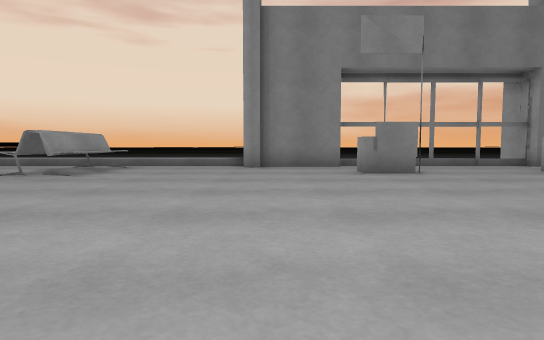
View 1 (above)

24 first-person views from a walk through a 3-D level made in the Unity game engine. The camera is 0.55 m above the floor, tilts 4° down and sees 75° across. The floor is counted in squares, 1 m on a side. Each view is taken from the middle of a square. On the plan, view 1 faces up. The plan holds only what a view shows up to about 9 squares ahead; the rest is blank. The place goes on beyond the plan. Some surface patterns are stand-ins.

View 2
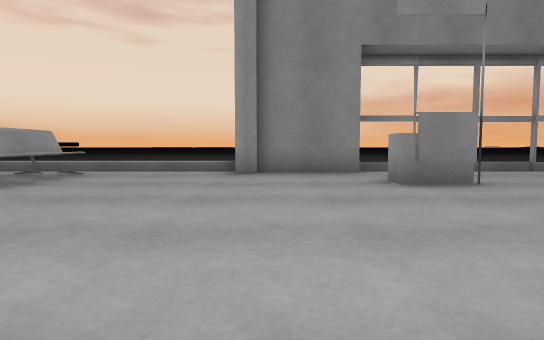

View 3
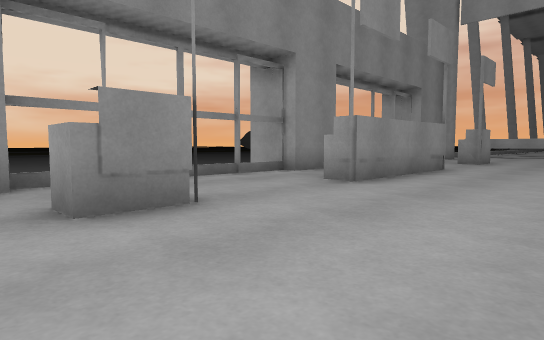

View 4
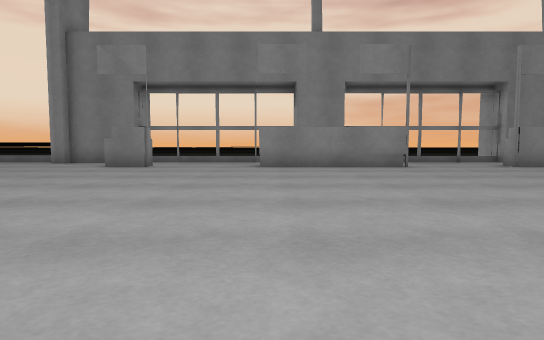

View 5
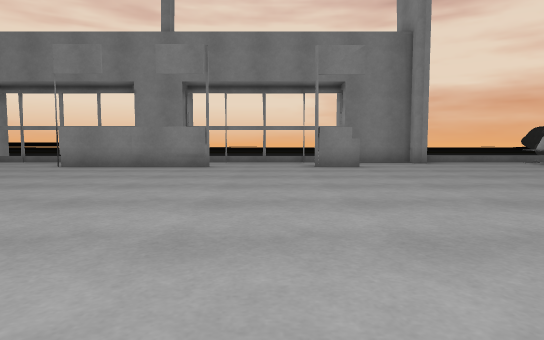

View 6
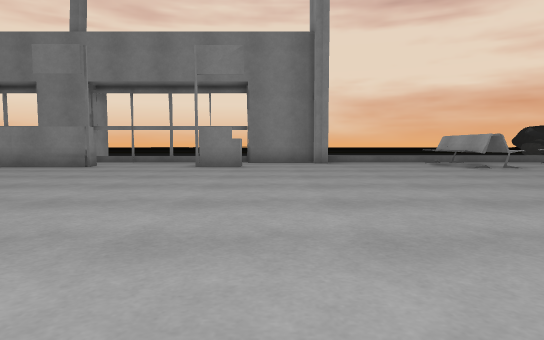

View 7
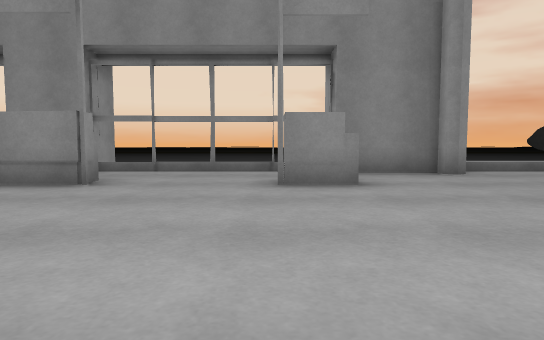

View 8
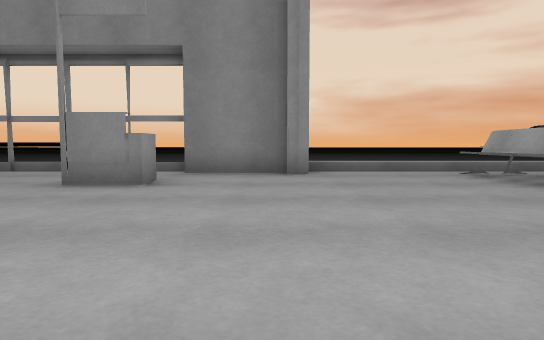

View 9
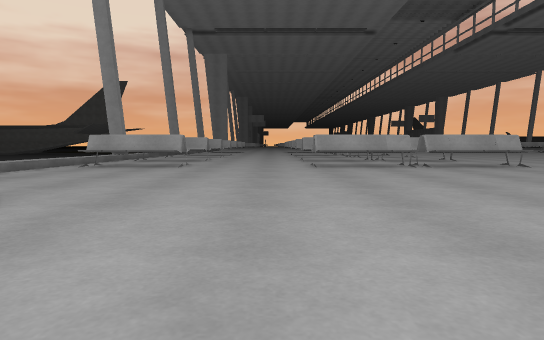

View 10
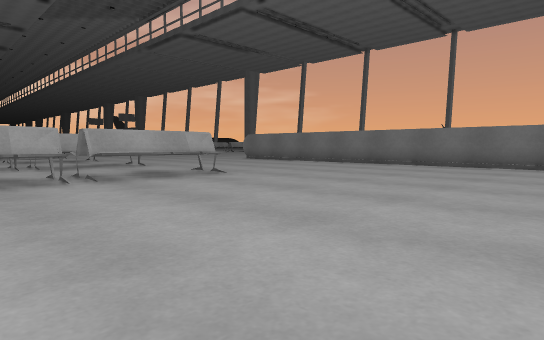

View 11
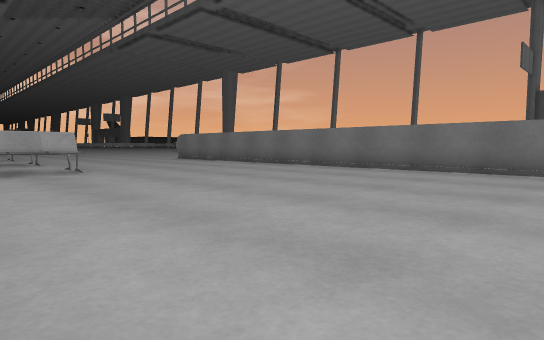

View 12
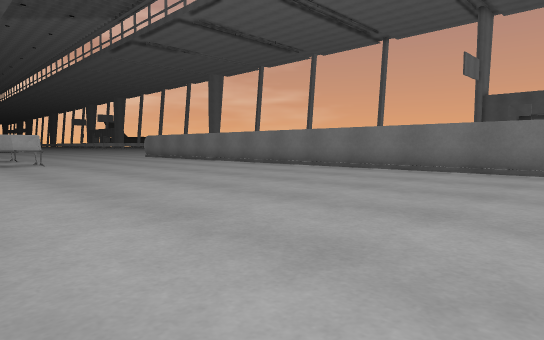

View 13
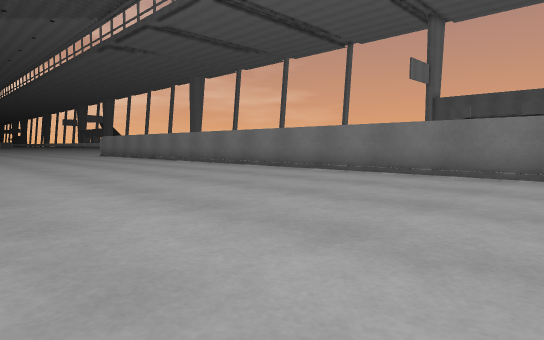

View 14
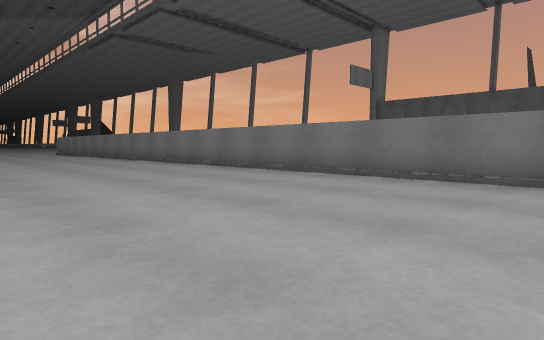

View 15
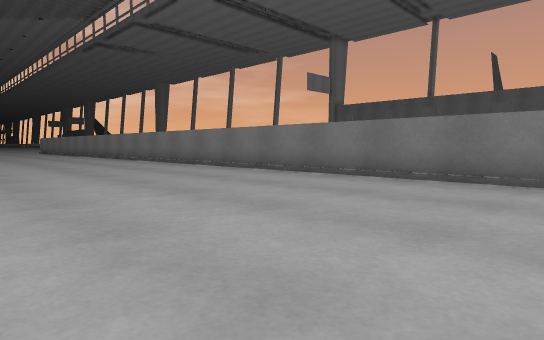

View 16
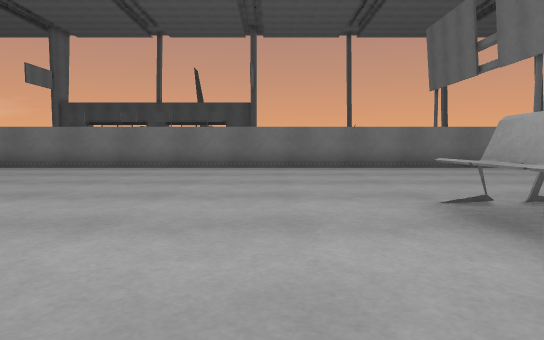

View 17
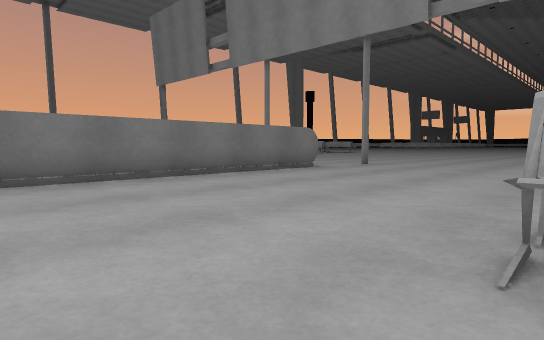

View 18
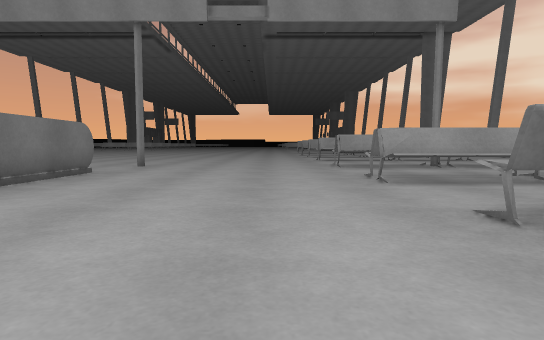

View 19
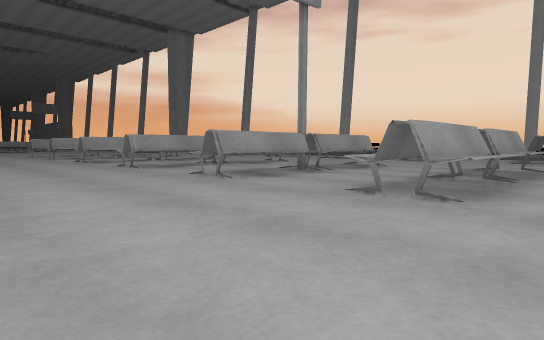

View 20
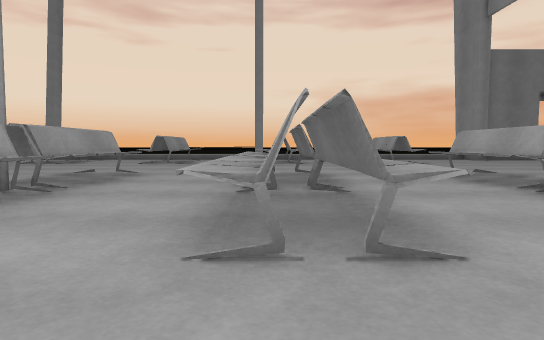

View 21
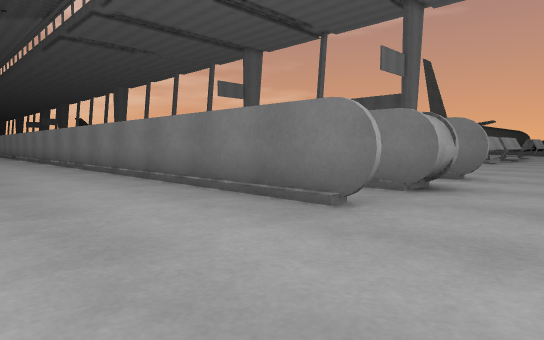

View 22
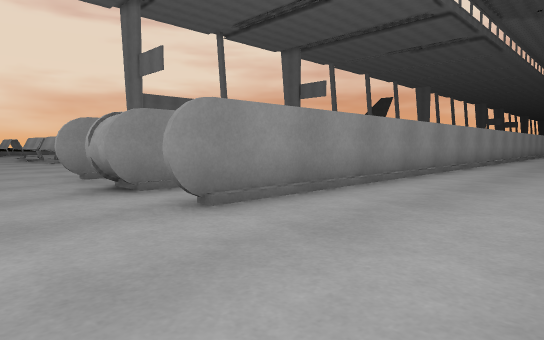

View 23
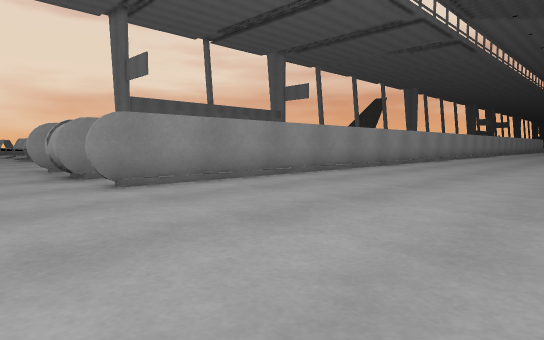

View 24
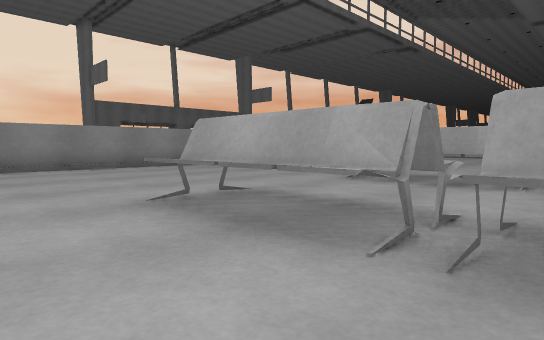

### Floor plan
Key: @ floor where view 1 was taken; # wall or solid block; . floor; v drop or lower ground; T thing the floor can be seen under or through.
Columns run from 11 left of view 1 to 19 right of it. Each row starts with its distance up from view 1.
 10      #####v       ##    v  v###
  9      ......##. ...##.....##....
  8      .##......................#
  7      .##.....#...####...#.....#
  6       .........................
  5 .. ... ........................
  4 ...... ........................
  3 #..##.TT......................#
  2 #..TT.TT......................#
  1 #..TT.TT .... ................#
  0 #..TT.T ...@   ...............#
 -1 #..TT. T....    ..............#
 -2 #..TT.TT......................#
 -3 ...............................
 -4 ...............................
 -5 ...............................
 -6 ..............................
 -7 .............................
 -8 ..##########################
 -9 ..#
-10 ..#
-11 ..#########
-12 ...........
-13 ...........
-14 ...........
-15 ...........
-16 ........
-17  ..##.  ...
-18  ..##.##...
-19  ..##.##
-20  ..#

Where each view was taken, in squares from view 1:
view 1: 0 up, 0 right, facing up
view 2: 2 up, 0 right, facing up
view 3: 4 up, 1 right, facing up-right
view 4: 2 down, 6 right, facing up
view 5: 2 down, 11 right, facing up
view 6: 2 down, 14 right, facing up
view 7: 2 up, 12 right, facing up
view 8: 2 up, 15 right, facing up
view 9: 4 up, 10 right, facing right
view 10: 2 up, 13 right, facing down-right
view 11: 0 up, 11 right, facing down-right
view 12: 0 up, 8 right, facing down-right
view 13: 1 down, 5 right, facing down-right
view 14: 2 down, 1 right, facing down-right
view 15: 2 down, 3 left, facing down-right
view 16: 1 up, 2 left, facing down
view 17: 2 down, 2 left, facing down-left
view 18: 4 down, 2 left, facing left
view 19: 6 down, 6 left, facing up-left
view 20: 4 down, 8 left, facing up
view 21: 5 down, 11 left, facing down-right
view 22: 14 down, 11 left, facing up-right
view 23: 16 down, 11 left, facing up-right
view 24: 20 down, 10 left, facing up-right
